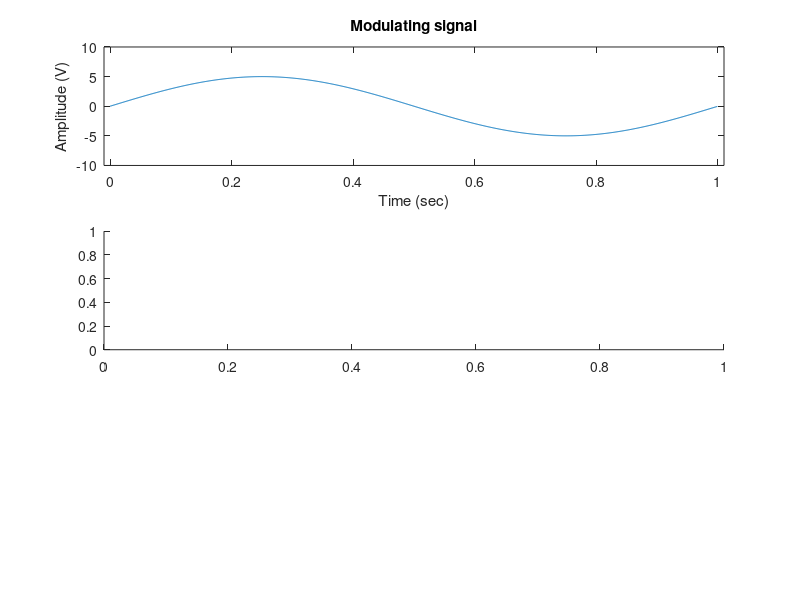

The MATLAB script that drew this image: (Note: this script raises an error after producing the figure.)
% Clear Command Window, Workspace, and Close all figures
clc;
clear all;
close all;

% Define amplitude, frequency, phase, time parameter and sample rate for the modulating signal
Vm = 5;         
fm = 1;         
thetam = 0;     
minTime = 0;    
maxTime = 1;    
samplePerTime = 1000;   
t = minTime : 1/samplePerTime : maxTime;
t = t(1:end-1);     % Adjust time vector to match the number of samples

% Generate the modulating signal (sine wave)
modulatingSignal = Vm * sin(2*pi*fm*t + thetam);

% Plot the modulating signal
subplot(3,1,1);
plot(t, modulatingSignal);
hold on;
axis([-minTime-0.01 maxTime+0.01 -2*Vm +2*Vm]);
xlabel('Time (sec)');
ylabel('Amplitude (V)');
title('Modulating signal');

% Generate the carrier pulse train for PWM
pulseTrain = [];
Vc = 5;        
fc = 10;         
n = fc * maxTime;
m = samplePerTime/fc;
duty = 300;      % Duty cycle of the pulse train 
on_t = duty * m / 100;
off_t = m - on_t;
for i = 1:1:n
    pulseTrain(m*(i-1)+1 : m*(i-1)+on_t) = Vc;          % On period
    pulseTrain(m*(i-1)+on_t+1 : m*(i-1)+on_t+off_t) = 0; % Off period
end

% Plot the carrier pulse train
subplot(3,1,2);
plot(t, pulseTrain);
grid on;
axis([-minTime-0.01 maxTime+0.01 -1 Vc+1]);
xlabel('Time (sec)');
ylabel('Amplitude (volts)');
title('Carrier pulse train')

% Generate a sawtooth signal (for visualization)
sawtoothSignal = 1.8 * Vm * sawtooth(2*pi*fc*t);
subplot(3,1,1);
plot(t, sawtoothSignal);
grid on;

% Perform Pulse Width Modulation (PWM)
modulatedSignal = zeros(size(t)); % Initialize modulated signal vector 

for i = 1:1:length(sawtoothSignal)
    if (modulatingSignal(i) >= sawtoothSignal(i))
        modulatedSignal(i) = Vc;    
    else
        modulatedSignal(i) = 0;    
    end
end


% Plot the modulated signal
subplot(3,1,3);
plot(t, modulatedSignal);
grid on;
axis([-minTime-0.01 maxTime+0.01 -1 Vc+1]);
xlabel('Time (sec)');
ylabel('Amplitude (volts)');
title('Modulated signal');
